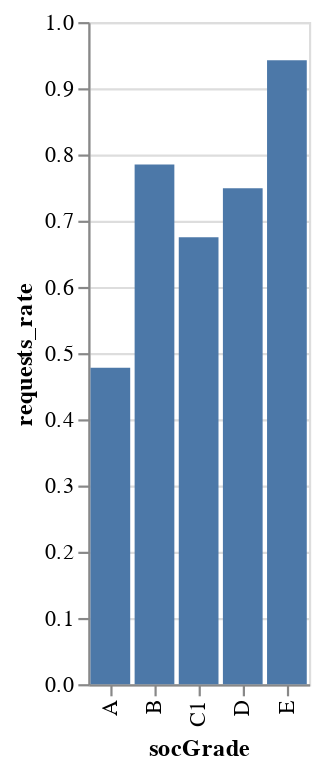

Notebook source saved alongside this figure:
### Code cell
chart = alt.Chart(counts_merged).mark_bar().encode(
	x=variable,
	y='requests_rate'
)

chart

### Figure 1 — Vega-Lite specification as saved in the notebook (floating-point values rounded to 4 significant figures)
{"config": {"view": {"continuousWidth": 300, "continuousHeight": 300}}, "data": {"name": "data-08652916037bd74bb142f75501453e7d"}, "mark": {"type": "bar"}, "encoding": {"x": {"field": "socGrade", "type": "nominal"}, "y": {"field": "requests_rate", "type": "quantitative"}}, "$schema": "https://vega.github.io/schema/vega-lite/v5.14.1.json", "datasets": {"data-08652916037bd74bb142f75501453e7d": [{"socGrade": "A", "count_all": 6697, "count_requests": 32, "requests_rate": 0.4778}, {"socGrade": "B", "count_all": 13253, "count_requests": 104, "requests_rate": 0.7847}, {"socGrade": "C1", "count_all": 8888, "count_requests": 60, "requests_rate": 0.6751}, {"socGrade": "D", "count_all": 3071, "count_requests": 23, "requests_rate": 0.7489}, {"socGrade": "E", "count_all": 15915, "count_requests": 150, "requests_rate": 0.9425}]}}
